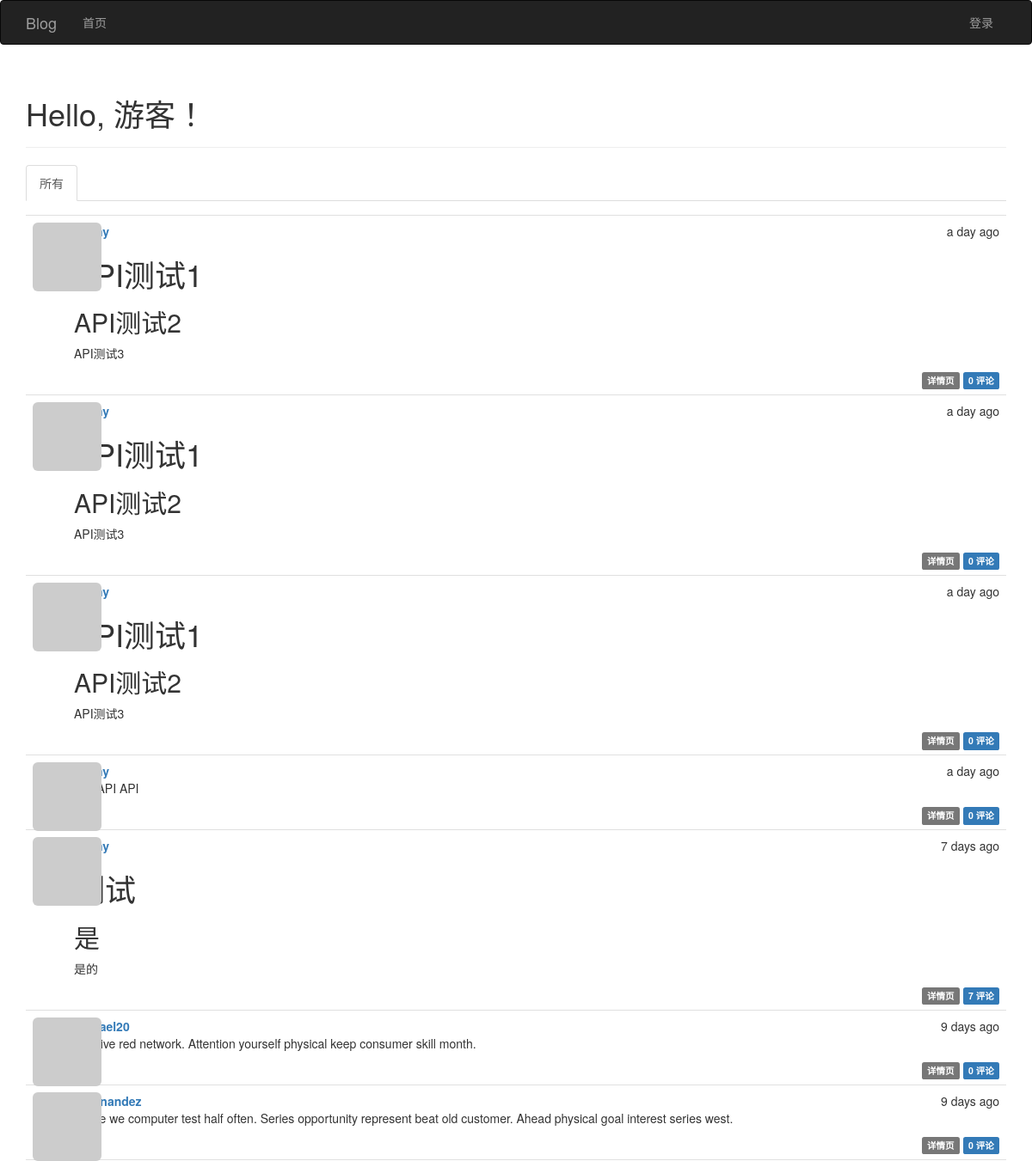
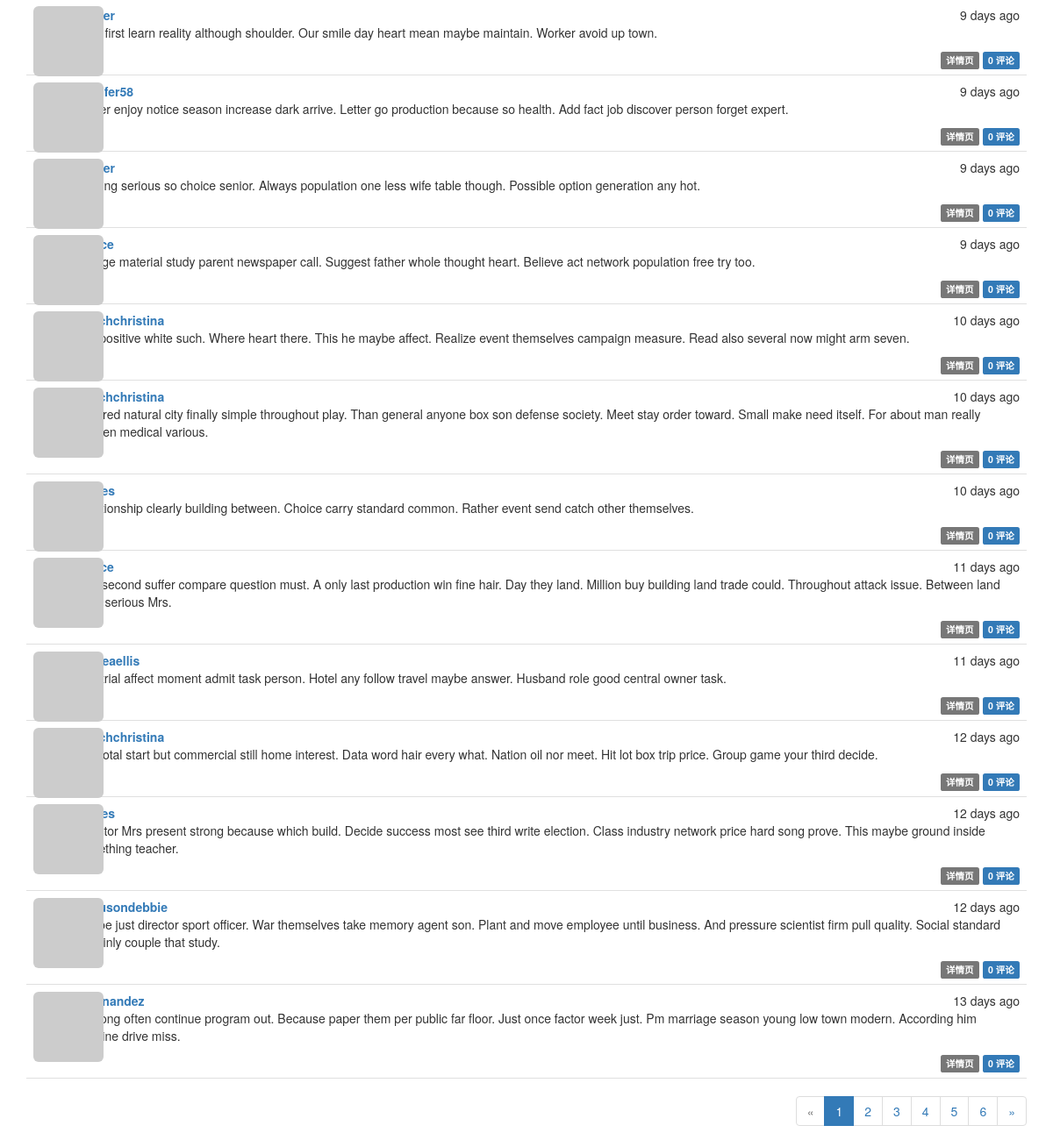
The page / on the database its author committed (2 pictures, top to bottom).
### app/models.py (models this page shows, shortened)
class Article(db.Model):
    __tablename__ = 'articles'
    id = db.Column(db.Integer, primary_key=True)
    body = db.Column(db.Text)
    body_html = db.Column(db.Text)
    timestamp = db.Column(db.DateTime, index=True, default=datetime.utcnow)
    author_id = db.Column(db.Integer, db.ForeignKey('users.id'))
    comments = db.relationship('Comment', backref='article', lazy='dynamic')

class User(UserMixin, db.Model):
    __tablename__ = 'users'
    id = db.Column(db.Integer, primary_key=True)
    email = db.Column(db.String(64), unique=True)
    username = db.Column(db.String(64), unique=True, index=True)
    password_hash = db.Column(db.String(128))
    role_id = db.Column(db.Integer, db.ForeignKey('roles.id'))
    confirmed = db.Column(db.Boolean, default=False)
    name = db.Column(db.String(64))
    location = db.Column(db.String(64))
    about_me = db.Column(db.Text())
    member_since = db.Column(db.DateTime(), default=datetime.utcnow)
    last_seen = db.Column(db.DateTime(), default=datetime.utcnow)
    avatar_hash = db.Column(db.String(32))
    articles = db.relationship('Article', backref='author', lazy='dynamic')
    followed = db.relationship('Follow',
                               foreign_keys=[Follow.follower_id],
                               backref=db.backref('follower', lazy='joined'),
                               lazy='dynamic',
                               cascade='all, delete-orphan')
    followers = db.relationship('Follow',
                                foreign_keys=[Follow.followed_id],
                                backref=db.backref('followed', lazy='joined'),
                                lazy='dynamic',
                                cascade='all, delete-orphan')
    comments = db.relationship('Comment', backref='author', lazy='dynamic')
    @property
    def password(self):
        """密码生成哈希值就无法还原"""
        raise AttributeError('密码没有可读的属性')
    def gravatar(self, size=100, default='identicon', rating='g'):
        url = 'https://www.gravatar.com/avatar'
        hash = self.avatar_hash or self.gravatar_hash()
        u = '{url}/{hash}?s={size}&d={default}&r={rating}'.format(
            url=url, hash=hash, size=size, default=default, rating=rating)
        return u

### app/main/views.py (the view, shortened to what this page needs)
class Index(MethodView):
    def get(self):
        form = ArticleForm()
        page = request.args.get('page', 1, type=int)
        show_followed = False
        if current_user.is_authenticated:
            show_followed = bool(request.cookies.get('show_followed', ''))
        if show_followed:
            query = current_user.followed_articles
        else:
            query = Article.query
        pagination = query.order_by(desc(Article.timestamp)).paginate(
            page, per_page=current_app.config['FLASK_ARTICLES_PER_PAGE'],
            error_out=False)
        articles = pagination.items
        return render_template('index.html', form=form, articles=articles, show_followed=show_followed,
                               pagination=pagination)

### app/auth/views.py (called while the page is built)
@auth.before_app_request
def before_request():
    if current_user.is_authenticated:
        current_user.ping()
        if not current_user.confirmed \
                and request.blueprint != 'auth' \
                and request.endpoint != 'static':
            return redirect(url_for('auth.unconfirmed'))

### app/main/__init__.py (called while the page is built)
@main.app_context_processor
def inject_permissions():
    return dict(Permission=Permission)

### app/models.py (called while the page is built)
    def can(self, permissions):
        return False

    def is_administrator(self):
        return False

### app/templates/index.html (shortened to what this page needs)
{% extends "base.html" %}
{% import "bootstrap/wtf.html" as wtf %}
{% import "_macros.html" as macros %}
{% block page_content %}
    <div class="page-header">
        <h1>Hello, {% if current_user.is_authenticated %}{{ current_user.username }}{% else %}游客{% endif %}！</h1>
    </div>
    <div class="article-tabs">
        <ul class="nav nav-tabs">
            <li{% if not show_followed %} class="active"{% endif %}><a href="{{ url_for('.show_all') }}">所有</a></li>
        </ul>
        {% include '_articles.html' %}
    </div>
    {% if pagination %}
        <div class="pagination">
            {{ macros.pagination_widget(pagination, 'main.index') }}
        </div>
    {% endif %}
{% endblock %}

### app/templates/_articles.html (shortened to what this page needs)
<ul class="articles">
    {% for article in articles %}
    <li class="article">
        <div class="article-thumbnail">
            <a href="{{ url_for('main.user', username=article.author.username) }}">
                <img class="img-rounded profile-thumbnail" src="{{ article.author.gravatar(size=40) }}">
            </a>
        </div>
        <div class="article-content">
            <div class="article-date">{{ moment(article.timestamp).fromNow() }}</div>
            <div class="article-author"><a href="{{ url_for('main.user', username=article.author.username) }}">{{ article.author.username }}</a></div>
             <div class="article-body">
                {% if article.body_html %}
                    {{ article.body_html | safe }}
                {% else %}
                    {{ article.body }}
                {% endif %}
            </div>
        <div class="article-footer">
            <a href="{{ url_for('main.article', id=article.id) }}">
                <span class="label label-default">详情页</span>
            </a>
            <a href="{{ url_for('.article', id=article.id) }}#comments">
                <span class="label label-primary">{{ article.comments.count() }} 评论</span>
            </a>
        </div>
        </div>
    </li>
    {% endfor %}
</ul>

### app/static/css/styles.css (style rules this page uses)
.profile-thumbnail { position: absolute; }
div.article-tabs { margin-top: 16px; }
ul.articles { list-style-type: none; padding: 0px; margin: 16px 0px 0px 0px; border-top: 1px solid #e0e0e0; }
ul.articles li.article { padding: 8px; border-bottom: 1px solid #e0e0e0; }
div.article-date { float: right; }
div.article-author { font-weight: bold; }
div.article-thumbnail { position: absolute; }
div.article-content { margin-left: 48px; min-height: 48px; }
div.article-footer { text-align: right; }
div.pagination { width: 100%; text-align: right; padding: 0px; margin: 0px; }

### rows shown on the page
Article: timestamp "a day ago", body_html "API测试1 API测试2 API测试3", comments.count "0"
Article: timestamp "a day ago", body_html "API测试1 API测试2 API测试3", comments.count "0"
Article: timestamp "a day ago", body_html "API测试1 API测试2 API测试3", comments.count "0"
Article: timestamp "a day ago", body_html "API API API", comments.count "0"
Article: timestamp "7 days ago", body_html "测试 是 是的", comments.count "7"
Article: timestamp "9 days ago", author.username "rachael20", body_html "Positive red network. Attention yourself physical keep consumer skill month.", comments.count "0"
Article: timestamp "9 days ago", author.username "dhernandez", body_html "Inside we computer test half often. Series opportunity represent beat old customer. Ahead physical goal interest series west.", comments.count "0"
Article: timestamp "9 days ago", body_html "Itself first learn reality although shoulder. Our smile day heart mean maybe maintain. Worker avoid up town.", comments.count "0"
Article: timestamp "9 days ago", author.username "jennifer58", body_html "Father enjoy notice season increase dark arrive. Letter go production because so health. Add fact job discover person forget expert.", comments.count "0"
Article: timestamp "9 days ago", body_html "Nothing serious so choice senior. Always population one less wife table though. Possible option generation any hot.", comments.count "0"
Article: timestamp "9 days ago", body_html "Charge material study parent newspaper call. Suggest father whole thought heart. Believe act network population free try too.", comments.count "0"
Article: timestamp "10 days ago", author.username "frenchchristina", body_html "Key positive white such. Where heart there. This he maybe affect. Realize event themselves campaign measure. Read also several now might arm seven.", comments.count "0"
Article: timestamp "10 days ago", author.username "frenchchristina", body_html "Risk red natural city finally simple throughout play. Than general anyone box son defense society. Meet stay order toward. Small make need itself. For about man really happen medical various.", comments.count "0"
Article: timestamp "10 days ago", body_html "Relationship clearly building between. Choice carry standard common. Rather event send catch other themselves.", comments.count "0"
Article: timestamp "11 days ago", body_html "Sort second suffer compare question must. A only last production win fine hair. Day they land. Million buy building land trade could. Throughout attack issue. Between land think serious Mrs.", comments.count "0"
Article: timestamp "11 days ago", author.username "andreaellis", body_html "Two trial affect moment admit task person. Hotel any follow travel maybe answer. Husband role good central owner task.", comments.count "0"
Article: timestamp "12 days ago", author.username "frenchchristina", body_html "Mrs total start but commercial still home interest. Data word hair every what. Nation oil nor meet. Hit lot box trip price. Group game your third decide.", comments.count "0"
Article: timestamp "12 days ago", body_html "Director Mrs present strong because which build. Decide success most see third write election. Class industry network price hard song prove. This maybe ground inside something teacher.", comments.count "0"
Article: timestamp "12 days ago", author.username "fergusondebbie", body_html "Maybe just director sport officer. War themselves take memory agent son. Plant and move employee until business. And pressure scientist firm pull quality. Social standard certainly couple that study.", comments.count "0"
Article: timestamp "13 days ago", author.username "dhernandez", body_html "Eat long often continue program out. Because paper them per public far floor. Just once factor week just. Pm marriage season young low town modern. According him imagine drive miss.", comments.count "0"

### other values the page prints
{{ p }} "1"
{{ p }} "2" "3" "4" "5" "6"
